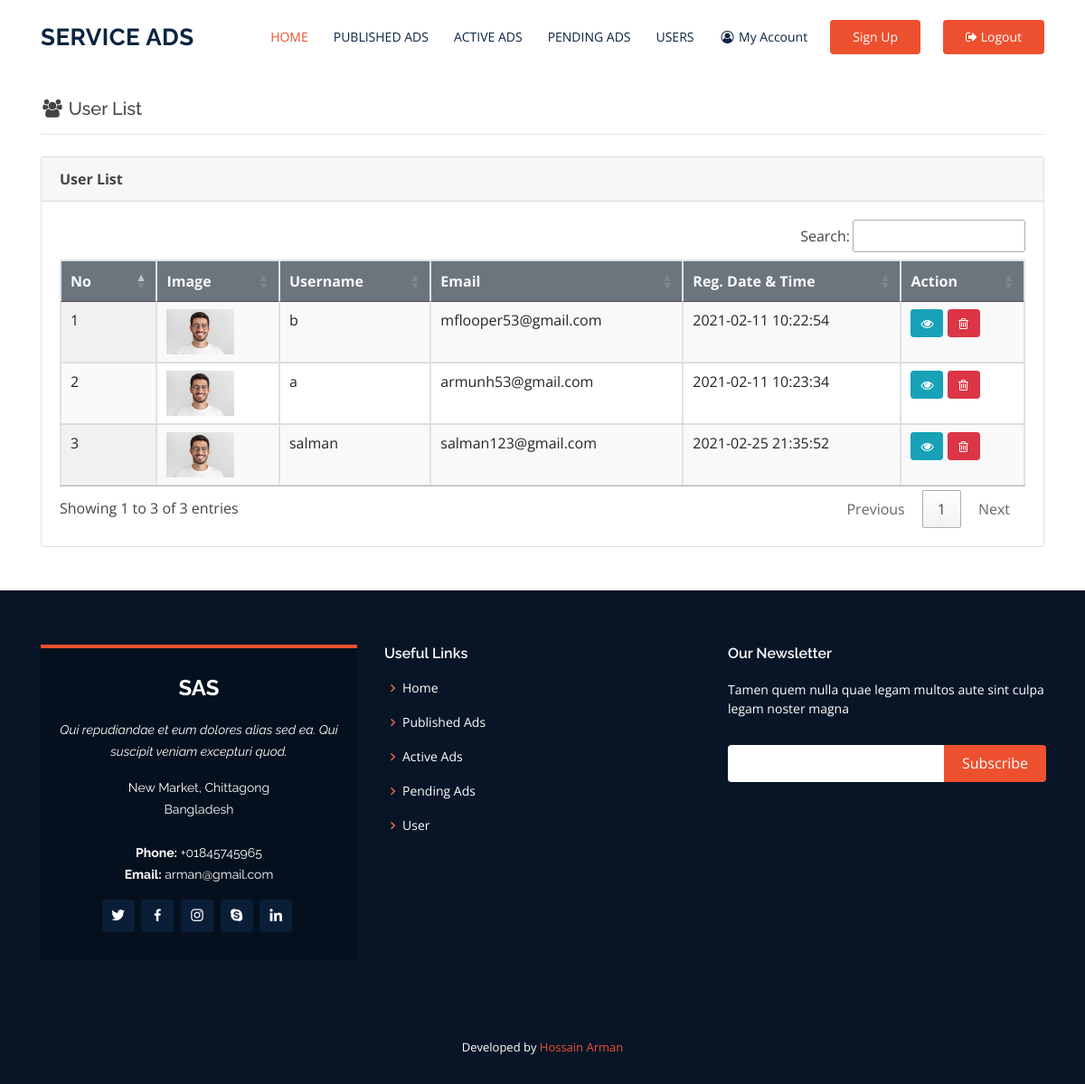
The app's page /user_list.php (signed in) with its own data.
### tables this page shows
CREATE TABLE IF NOT EXISTS `tb_user` (
  `user_id` bigint(20) NOT NULL AUTO_INCREMENT,
  `name` varchar(100) DEFAULT NULL,
  `user_gender` varchar(100) DEFAULT NULL,
  `user_email` varchar(255) DEFAULT NULL,
  `user_contact` varchar(50) DEFAULT NULL,
  `user_address` varchar(255) DEFAULT NULL,
  `user_birthdate` varchar(255) DEFAULT NULL,
  `user_username` varchar(255) DEFAULT NULL,
  `user_password` varchar(255) DEFAULT NULL,
  `verified` int(11) DEFAULT '0',
  `user_verification_code` varchar(255) DEFAULT NULL,
  `entry_time` datetime DEFAULT NULL,
  PRIMARY KEY (`user_id`)
);

### include/Database.php (called while the page is built, shortened)
<?php
Class Database{
 public $host   = DB_HOST;
 public $user   = DB_USER;
 public $pass   = DB_PASS;
 public $dbname = DB_NAME;
 public $link;
private function connectDB(){
 $this->link = new mysqli($this->host, $this->user, $this->pass,
  $this->dbname);
 }
public function select($query){
  $result = $this->link->query($query) or
   die($this->link->error.__LINE__);
  if($result->num_rows > 0){
    return $result;
  } else {
    return false;
  }
 }
}

### user_list.php (the view, shortened to what this page needs)
<?php
  include "include/Database.php";
 ?>
 <?php
   $db   = new Database();
   $sql  = "SELECT * FROM tb_user";
   $read = $db->select($sql);
  ?>
<!DOCTYPE html>
<html lang="en">
<head>
  <link rel="stylesheet" href="font-awesome-4.7.0/css/font-awesome.min.css">
  <link rel="stylesheet" href="https://stackpath.bootstrapcdn.com/bootstrap/4.5.2/css/bootstrap.min.css">
  <link rel="stylesheet" href="https://cdn.datatables.net/1.10.22/css/jquery.dataTables.min.css">
  <link rel="stylesheet" href="https://cdn.datatables.net/buttons/1.6.4/css/buttons.dataTables.min.css">
  <link rel="stylesheet" href="https://cdn.datatables.net/responsive/2.2.3/css/responsive.dataTables.min.css">
  <link href="assets/vendor/bootstrap/css/bootstrap.min.css" rel="stylesheet">
  <link href="assets/vendor/icofont/icofont.min.css" rel="stylesheet">
  <link href="assets/vendor/boxicons/css/boxicons.min.css" rel="stylesheet">
  <link href="assets/vendor/animate.css/animate.min.css" rel="stylesheet">
  <link href="assets/vendor/remixicon/remixicon.css" rel="stylesheet">
  <link href="assets/vendor/venobox/venobox.css" rel="stylesheet">
  <link href="assets/vendor/owl.carousel/assets/owl.carousel.min.css" rel="stylesheet">
  <link href="assets/vendor/aos/aos.css" rel="stylesheet">
  <link href="assets/css/style.css" rel="stylesheet">
</head>
<body>
  <header id="header" class="fixed-top">
    <div class="container d-flex align-items-center">
      <h1 class="logo mr-auto"><a href="index.php">Service Ads</a></h1>
      <nav class="nav-menu d-none d-lg-block">
        <ul>
          <li class="active"><a href="admin_home.php">HOME</a></li>
          <li><a href="published_ads.php">PUBLISHED ADS</a></li>
          <li><a href="active_ads.php">ACTIVE ADS</a></li>
          <li><a href="pending_ads.php">PENDING ADS</a></li>
          <li><a href="user_list.php">USERS</a></li>
          <li><a href="admin_account.php"><i class="fa fa-user-circle-o fa-fw"></i> My Account</a></li>
        </ul>
      </nav>
      <a href="admin_signup.php" class="get-started-btn">Sign Up</a>
      <a href="logout_admin.php" onclick="return confirm('Are You sure you want to logout?');" class="get-started-btn"><i class="fa fa-sign-out" aria-hidden="true"></i> Logout</a>
    </div>
  </header>
  <br><br>
  <section id="user_list" class="pb-1 mb-1">
    <div class="container">
      <div class="row">
        <div class="col">
          <h5><i class="fa fa-users fa-fw" aria-hidden="true"></i> User List</h5><hr>
        </div>
      </div>
    </div>
  </section>
    <section id="user_list" class="p-0 m-0">
      <div class="container">
        <div class="row">
          <div class="col">
            <div class="card">
              <div class="card-header"><strong>User List</strong></div>
              <div class="card-body">
                <form action="" method="post">
                  <table id="user_list_table" class="table table-bordered display nowrap" style="width:100%">
                    <thead class="bg-secondary text-light">
                        <tr>
                            <th>No</th>
                            <th>Image</th>
                            <th>Username</th>
                            <th>Email</th>
                            <th>Reg. Date & Time</th>
                            <th>Action</th>
                        </tr>
                    </thead>
                    <tbody>
                      <?php if($read){ $i = 0; ?>
                      <?php while($result = $read->fetch_assoc()){ $i = $i + 1; ?>
                      <tr>
                        <td><?php echo $i; ?></td>
                        <td><img src="img/man.jpg" weight="50" height="50" alt=""></td>
                        <td><?php echo $result['user_username']; ?></td>
                        <td><?php echo $result['user_email']; ?></td>
                        <td><?php echo $result['entry_time']; ?></td>
                        <td><a href="view_user.php?user_id=<?php echo $result['user_id']; ?>" title="view" class="btn btn-info btn-sm"><i class="fa fa-eye fa-fw" aria-hidden="true"></i></a> <a href="delete_data.php?user_id=<?php echo $result['user_id']; ?>" onclick="return confirm('Sure to delete?')" title="delete" class="btn btn-danger btn-sm"><i class="fa fa-trash-o fa-fw" aria-hidden="true"></i></a></td>
                      </tr>
                      <?php } ?>
                      <?php }else{ ?>
                      <?php $msg = '<div class="alert alert-warning alert-dismissable w-75 m-auto" id="flash-msg">No Data Found!</div><br />';
                        echo $msg; ?>
                      <?php } ?>
                    </tbody>
                  </table>
                </form>
              </div>
            </div>
        </div>
      </div>
    </section><br><br>
    <footer id="footer">
      <div class="footer-top">
        <div class="container">
          <div class="row">
            <div class="col-lg-4 col-md-6">
              <div class="footer-info">
                <h3>SAS</h3>
                <p class="pb-3"><em>Qui repudiandae et eum dolores alias sed ea. Qui suscipit veniam excepturi quod.</em></p>
                <p>
                  New Market, Chittagong<br>
                  Bangladesh<br><br>
                  <strong>Phone:</strong> +01845745965<br>
                  <strong>Email:</strong> arman@gmail.com<br>
                </p>
                <div class="social-links mt-3">
                  <a href="#" class="twitter"><i class="bx bxl-twitter"></i></a>
                  <a href="#" class="facebook"><i class="bx bxl-facebook"></i></a>
                  <a href="#" class="instagram"><i class="bx bxl-instagram"></i></a>
                  <a href="#" class="google-plus"><i class="bx bxl-skype"></i></a>
                  <a href="#" class="linkedin"><i class="bx bxl-linkedin"></i></a>
                </div>
              </div>
            </div>
            <div class="col-lg-4 col-md-6 footer-links">
              <h4>Useful Links</h4>
              <ul>
                <li><i class="bx bx-chevron-right"></i> <a href="admin_home.php">Home</a></li>
                <li><i class="bx bx-chevron-right"></i> <a href="#published_ads.php">Published Ads</a></li>
                <li><i class="bx bx-chevron-right"></i> <a href="active_ads.php">Active Ads</a></li>
                <li><i class="bx bx-chevron-right"></i> <a href="pending_ads.php">Pending Ads</a></li>
                <li><i class="bx bx-chevron-right"></i> <a href="user_list.php">User</a></li>
              </ul>
            </div>
            <div class="col-lg-4 col-md-6 footer-newsletter">
              <h4>Our Newsletter</h4>
              <p>Tamen quem nulla quae legam multos aute sint culpa legam noster magna</p>
              <form action="" method="post">
                <input type="email" name="email"><input type="submit" value="Subscribe">
              </form>
            </div>
          </div>
        </div>
      </div>
      <div class="container">
        <hr>
        <div class="credits">
          Developed by <a href="#">Hossain Arman</a>
        </div>
      </div>
    </footer>
</body>
</html>

### assets/css/style.css (style rules this page uses)
body { font-family: "Open Sans", sans-serif; color: #444444; }
a { color: #ed502e; }
h1, h2, h3, h4, h5, h6 { font-family: "Raleway", sans-serif; }
#header { background: #fff; transition: all 0.5s; z-index: 997; padding: 20px 0; }
#header .logo { font-size: 26px; margin: 0; padding: 0; line-height: 1; font-weight: 700; letter-spacing: 0.5px; text-transform: uppercase; }
#header .logo a { color: #0b2341; }
.nav-menu ul { margin: 0; padding: 0; list-style: none; }
.nav-menu > ul { display: flex; }
.nav-menu > ul > li { position: relative; white-space: nowrap; padding: 10px 0 10px 28px; }
.nav-menu a { display: block; position: relative; color: #0b2341; transition: 0.3s; font-size: 14px; font-family: "Open Sans", sans-serif; }
.nav-menu a:hover, .nav-menu .active > a, .nav-menu li:hover > a { color: #ed502e; }
.get-started-btn { margin-left: 25px; background: #ed502e; color: #fff; border-radius: 4px; padding: 8px 25px 9px 25px; white-space: nowrap; transition: 0.3s; font-size: 14px; display: inline-block; }
.mobile-nav { position: fixed; top: 55px; right: 15px; bottom: 15px; left: 15px; z-index: 9999; overflow-y: auto; background: #fff; transition: ease-in-out 0.2s; opacity: 0; visibility: hidden; border-radius: 10px; padding: 10px 0; }
.mobile-nav * { margin: 0; padding: 0; list-style: none; }
.mobile-nav a { display: block; position: relative; color: #0b2341; padding: 10px 20px; font-weight: 500; outline: none; }
.mobile-nav a:hover, .mobile-nav .active > a, .mobile-nav li:hover > a { color: #ed502e; text-decoration: none; }
section { padding: 60px 0; }
#footer { background: #071527; padding: 0 0 30px 0; color: #fff; font-size: 14px; }
#footer .footer-top { padding: 60px 0 30px 0; }
#footer .footer-top .footer-info { margin-bottom: 15px; background: #05101e; border-top: 4px solid #ed502e; text-align: center; padding: 30px 20px; }
#footer .footer-top .footer-info h3 { font-size: 24px; margin: 0 0 20px 0; padding: 2px 0 2px 0; line-height: 1; font-weight: 700; }
#footer .footer-top .footer-info p { font-size: 14px; line-height: 24px; margin-bottom: 0; font-family: "Raleway", sans-serif; }
#footer .footer-top .social-links a { font-size: 18px; display: inline-block; color: #fff; line-height: 1; padding: 8px 0; margin-right: 4px; border-radius: 4px; text-align: center; width: 36px; height: 36px; transition: 0.3s; background: #0a1e38; }
#footer .footer-top h4 { font-size: 16px; font-weight: 600; color: #fff; position: relative; padding-bottom: 12px; }
#footer .footer-top .footer-links { margin-bottom: 30px; }
#footer .footer-top .footer-links ul { list-style: none; padding: 0; margin: 0; }
#footer .footer-top .footer-links ul i { padding-right: 2px; color: #ef6445; font-size: 18px; line-height: 1; }
#footer .footer-top .footer-links ul li { padding: 10px 0; display: flex; align-items: center; }
#footer .footer-top .footer-links ul li:first-child { padding-top: 0; }
#footer .footer-top .footer-links ul a { color: #fff; transition: 0.3s; display: inline-block; line-height: 1; }
#footer .footer-top .footer-newsletter form { margin-top: 30px; background: #fff; padding: 6px 10px; position: relative; border-radius: 4px; }
#footer .footer-top .footer-newsletter form input[type="email"] { border: 0; padding: 4px; width: calc(100% - 110px); }
#footer .footer-top .footer-newsletter form input[type="submit"] { position: absolute; top: 0; right: -2px; bottom: 0; border: 0; background: none; font-size: 16px; padding: 0 20px 2px 20px; background: #ed502e; color: #fff; transition: 0.3s; border-radius: 0 4px 4px 0; }
#footer .credits { padding-top: 10px; text-align: center; font-size: 13px; color: #fff; }

### records on screen
tb_user: user_username "b", user_email "mflooper53@gmail.com", entry_time "2021-02-11 10:22:54"
tb_user: user_username "a", user_email "armunh53@gmail.com", entry_time "2021-02-11 10:23:34"
tb_user: user_username "salman", user_email "salman123@gmail.com", entry_time "2021-02-25 21:35:52"
